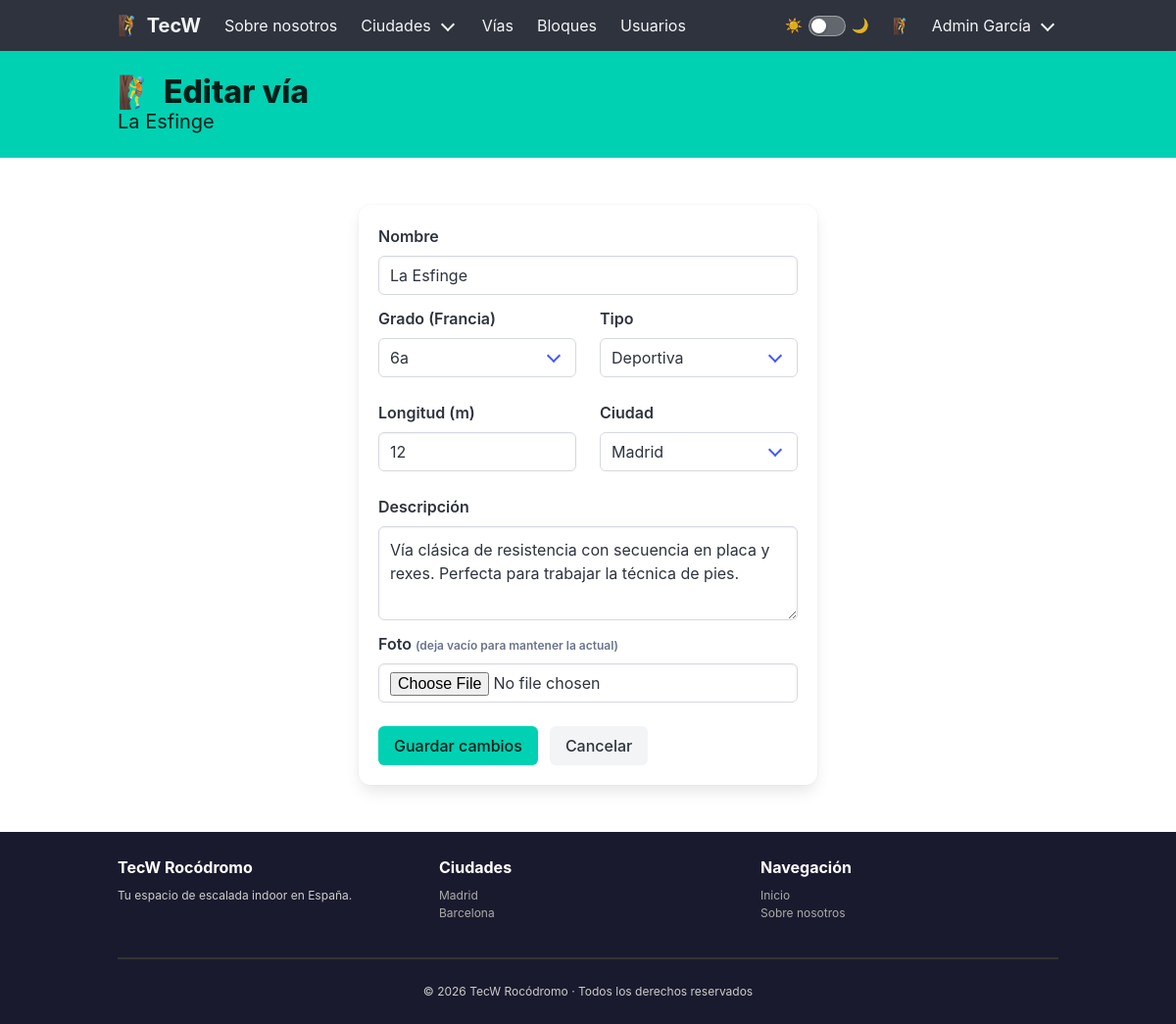
The app's page /ways/1/edit (signed in) with its own data.
### tecw_02_flask/app/models/ways.py (models this page shows, shortened)
class Way(db.Model):
    __tablename__ = "ways"
    id          = db.Column(db.Integer, primary_key=True)
    name        = db.Column(db.String(100), nullable=False)
    grade       = db.Column(db.String(10), nullable=False)   # Escala francesa: 6a, 7b+, etc.
    type        = db.Column(db.String(20), nullable=False)   # Deportiva / Top-rope / Boulder
    length      = db.Column(db.Integer, nullable=False)      # metros
    city        = db.Column(db.String(50), nullable=False)   # madrid / barcelona
    active      = db.Column(db.Boolean, default=True)
    picture     = db.Column(db.String(200), nullable=True)
    description = db.Column(db.Text, nullable=True)

### tecw_02_flask/app/blueprints/ways.py (the view)
@way_bp.route('/<int:way_id>/edit', methods=['GET'])
@check_role
@load_way
def edit_way(way):
    return render_template('ways/way_edit.html', way=way)

### tecw_02_flask/app/access_control.py (called while the page is built)
def check_role(f):
    @wraps(f)
    def decorated_function(*args, **kwargs):
        if "user" not in session:
            abort(401)
        endpoint = request.endpoint
        role = session["user"]["role"]
        if endpoint not in permissions.get(role, []):
            abort(403)
        return f(*args, **kwargs)
    return decorated_function

### tecw_02_flask/app/app.py (called while the page is built)
@app.before_request
def before_request():
    log = f"Request: {request.method} {request.path}"
    logging.debug(log)

### tecw_02_flask/app/blueprints/ways.py (called while the page is built)
@way_bp.after_request
def add_total_ways_header(response):
    response.headers['X-Total-Ways'] = Way.query.count()
    return response

def load_way(f):
    @wraps(f)
    def decorated_function(*args, **kwargs):
        way_id = kwargs.pop('way_id', None)  # extrae y elimina way_id de kwargs
        if way_id is not None:
            way = Way.query.get(way_id)
            if way is None:
                abort(404)
            kwargs['way'] = way
        return f(*args, **kwargs)
    return decorated_function

### tecw_02_flask/app/templates/ways/way_edit.html (shortened to what this page needs)
{% extends 'common/layouts/main_layout.html' %}
{% block content %}
<section class="hero is-primary is-small">
    <div class="hero-body">
        <div class="container">
            <p class="title">🧗 Editar vía</p>
            <p class="subtitle">{{ way.name }}</p>
        </div>
    </div>
</section>
<section class="section">
    <div class="container">
        <div class="columns is-centered">
            <div class="column is-6">
                <div class="box">
                    <form action="/ways/{{ way.id }}/edit" method="POST" enctype="multipart/form-data">
                        <div class="field">
                            <label class="label">Nombre</label>
                            <div class="control">
                                <input class="input" type="text" name="name" value="{{ way.name }}" required>
                            </div>
                        </div>
                        <div class="columns">
                            <div class="column">
                                <div class="field">
                                    <label class="label">Grado (Francia)</label>
                                    <div class="control">
                                        <div class="select is-fullwidth">
                                            <select name="grade" required>
                                                {% for g in ['4','5a','5b','5c','6a','6a+','6b','6b+','6c','6c+','7a','7a+','7b','7b+','7c','7c+','8a'] %}
                                                <option {% if way.grade == g %}selected{% endif %}>{{ g }}</option>
                                                {% endfor %}
                                            </select>
                                        </div>
                                    </div>
                                </div>
                            </div>
                            <div class="column">
                                <div class="field">
                                    <label class="label">Tipo</label>
                                    <div class="control">
                                        <div class="select is-fullwidth">
                                            <select name="type" required>
                                                {% for t in ['Deportiva', 'Top-rope', 'Boulder'] %}
                                                <option {% if way.type == t %}selected{% endif %}>{{ t }}</option>
                                                {% endfor %}
                                            </select>
                                        </div>
                                    </div>
                                </div>
                            </div>
                        </div>
                        <div class="columns">
                            <div class="column">
                                <div class="field">
                                    <label class="label">Longitud (m)</label>
                                    <div class="control">
                                        <input class="input" type="number" name="length" value="{{ way.length }}" min="1" max="30" required>
                                    </div>
                                </div>
                            </div>
                            <div class="column">
                                <div class="field">
                                    <label class="label">Ciudad</label>
                                    <div class="control">
                                        <div class="select is-fullwidth">
                                            <select name="city" required>
                                                <option value="madrid" {% if way.city == 'madrid' %}selected{% endif %}>Madrid</option>
                                            </select>
                                        </div>
                                    </div>
                                </div>
                            </div>
                        </div>
                        <div class="field">
                            <label class="label">Descripción</label>
                            <div class="control">
                                <textarea class="textarea" name="description" rows="3" required>{{ way.description }}</textarea>
                            </div>
                        </div>
                        <div class="field">
                            <label class="label">Foto <span class="has-text-grey is-size-7">(deja vacío para mantener la actual)</span></label>
                            <div class="control">
                                <input class="input" type="file" name="picture" accept="image/*">
                            </div>
                        </div>
                        <div class="field is-grouped mt-5">
                            <div class="control">
                                <button class="button is-primary" type="submit">Guardar cambios</button>
                            </div>
                            <div class="control">
                                <a class="button is-light" href="/ways/{{ way.id }}">Cancelar</a>
                            </div>
                        </div>
                    </form>
                </div>
            </div>
        </div>
    </div>
</section>
{% endblock %}

### tecw_02_flask/app/public/stylesheets/main.css (style rules this page uses)
:root { --bg: #ffffff; --bg-alt: #f5f5f5; --bg-card: #ffffff; --bg-card-head: #fafafa; --text: #363636; --text-muted: #6b6b6b; --border: #dbdbdb; --hr: #dbdbdb; --notif-plain-bg: #f0f0f0; --notif-plain-text: #363636; --notif-info-bg: #ebf5fb; --notif-info-text: #1b4f72; --notif-ok-bg: #eafaf1; --notif-ok-text: #145a32; --table-stripe: #fafafa; --footer-bg: #1a1a2e; --footer-text: #cccccc; --footer-link: #aaaaaa; --switch-track: rgba(255, 255, 255, 0.25); --switch-border: rgba(255, 255, 255, 0.4); }
html { scroll-behavior: smooth; }
body { background-color: var(--bg); color: var(--text); transition: background-color 0.2s, color 0.2s; }

### records on screen
Way: name "La Esfinge", grade "6a", type "Deportiva", length "12", city "Madrid", description "Vía clásica de resistencia con secuencia en placa y rexes. Perfecta para trabajar la técnica de pies."

### other values on screen
{{ session['user'].get('avatar', '🧗') }} "🧗"
{{ session['user'].get('name', '') }} "Admin García"
